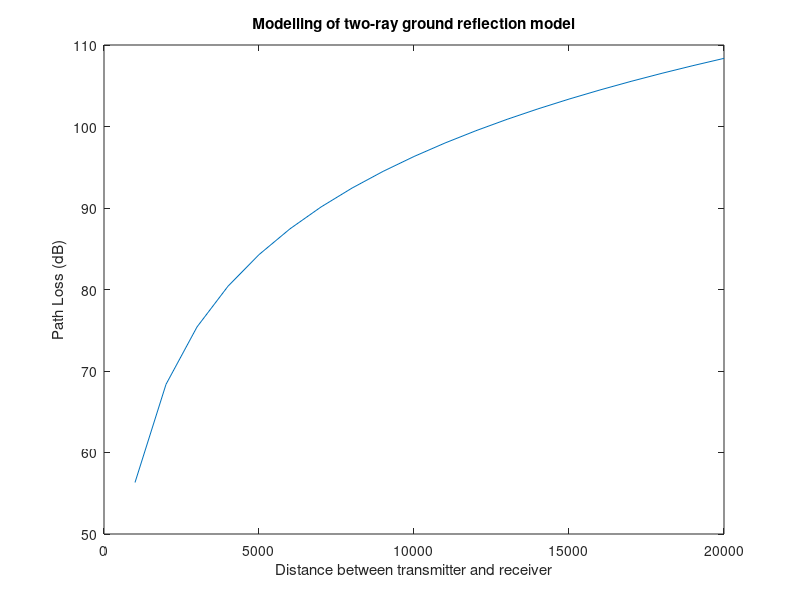

MATLAB code to generate this figure: (Note: this script raises an error after producing the figure.)
%https://docs.google.com/document/d/12Bgm2X32ssVyNvAXecjxL3QIKdnnVgydlbvl-A0Jpzs/edit
Gt=14;
Gr=14;
ht=51.5;
hr=1.5;
d = 1000:1000:20000;
pt = 10.^((33 - 30) / 10); %pt: transmit power
PG_two_ray = pt *Gt * Gr * ht^2 * hr^2 *(1./d).^4;
PL_dB_two_ray = -10 * log10(PG_two_ray);
figure;
plot(d, PL_dB_two_ray);
xlabel('Distance between transmitter and receiver'); ylabel('Path Loss (dB)');
title('Modelling of two-ray ground reflection model');
h = legend('two-ray Model',1);
